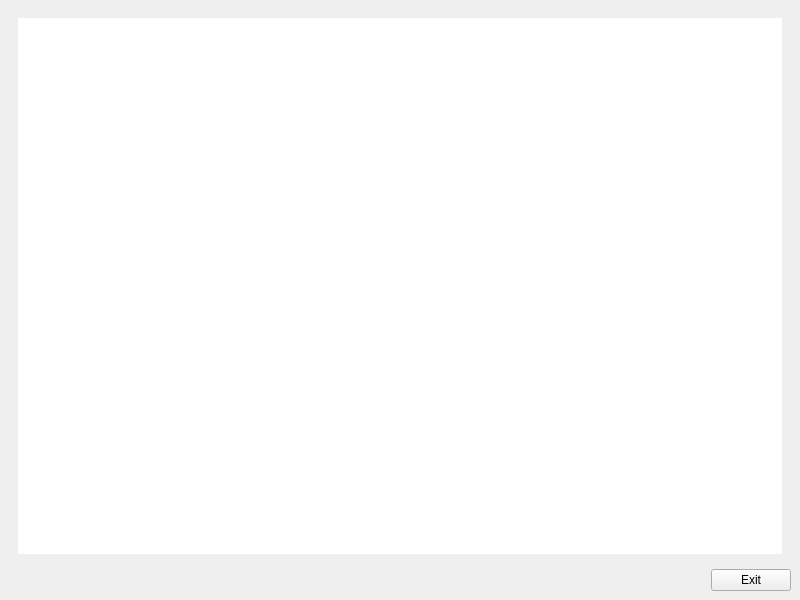
<?xml version="1.0" encoding="UTF-8"?>
<ui version="4.0">
 <class>FullScreenEditor</class>
 <widget class="QMainWindow" name="FullScreenEditor">
  <property name="windowModality">
   <enum>Qt::WindowModal</enum>
  </property>
  <property name="geometry">
   <rect>
    <x>0</x>
    <y>0</y>
    <width>800</width>
    <height>600</height>
   </rect>
  </property>
  <property name="windowTitle">
   <string>MainWindow</string>
  </property>
  <widget class="QWidget" name="centralwidget">
   <layout class="QVBoxLayout" name="verticalLayout_2">
    <item>
     <layout class="QVBoxLayout" name="verticalLayout">
      <item>
       <widget class="QFrame" name="editorFrame">
        <property name="sizePolicy">
         <sizepolicy hsizetype="Preferred" vsizetype="Preferred">
          <horstretch>0</horstretch>
          <verstretch>0</verstretch>
         </sizepolicy>
        </property>
        <property name="frameShape">
         <enum>QFrame::NoFrame</enum>
        </property>
        <property name="frameShadow">
         <enum>QFrame::Plain</enum>
        </property>
        <layout class="QHBoxLayout" name="horizontalLayout_2">
         <item>
          <widget class="QTextEdit" name="chapterContent">
           <property name="sizePolicy">
            <sizepolicy hsizetype="Preferred" vsizetype="Preferred">
             <horstretch>0</horstretch>
             <verstretch>0</verstretch>
            </sizepolicy>
           </property>
           <property name="frameShape">
            <enum>QFrame::NoFrame</enum>
           </property>
          </widget>
         </item>
        </layout>
       </widget>
      </item>
      <item>
       <layout class="QHBoxLayout" name="horizontalLayout">
        <property name="sizeConstraint">
         <enum>QLayout::SetDefaultConstraint</enum>
        </property>
        <item>
         <spacer name="horizontalSpacer">
          <property name="orientation">
           <enum>Qt::Horizontal</enum>
          </property>
          <property name="sizeType">
           <enum>QSizePolicy::Expanding</enum>
          </property>
          <property name="sizeHint" stdset="0">
           <size>
            <width>400</width>
            <height>5</height>
           </size>
          </property>
         </spacer>
        </item>
        <item>
         <widget class="QPushButton" name="exitFullscreenEditor">
          <property name="sizePolicy">
           <sizepolicy hsizetype="Maximum" vsizetype="Fixed">
            <horstretch>0</horstretch>
            <verstretch>0</verstretch>
           </sizepolicy>
          </property>
          <property name="text">
           <string>Exit</string>
          </property>
         </widget>
        </item>
       </layout>
      </item>
     </layout>
    </item>
   </layout>
  </widget>
 </widget>
 <resources/>
 <connections>
  <connection>
   <sender>exitFullscreenEditor</sender>
   <signal>clicked()</signal>
   <receiver>FullScreenEditor</receiver>
   <slot>close()</slot>
   <hints>
    <hint type="sourcelabel">
     <x>734</x>
     <y>576</y>
    </hint>
    <hint type="destinationlabel">
     <x>597</x>
     <y>570</y>
    </hint>
   </hints>
  </connection>
 </connections>
</ui>
